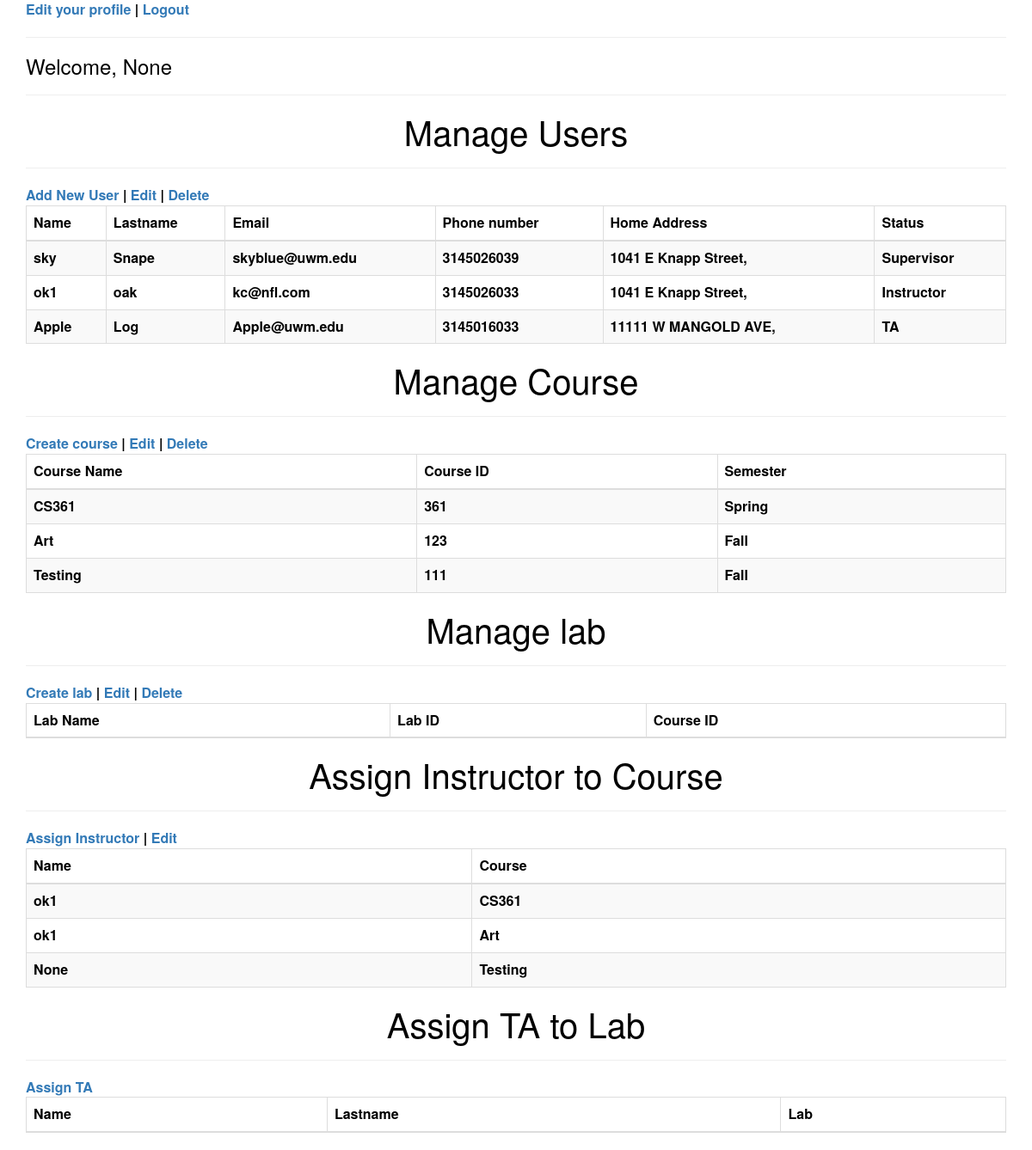
Page /supervisor/ on the earlier database version.
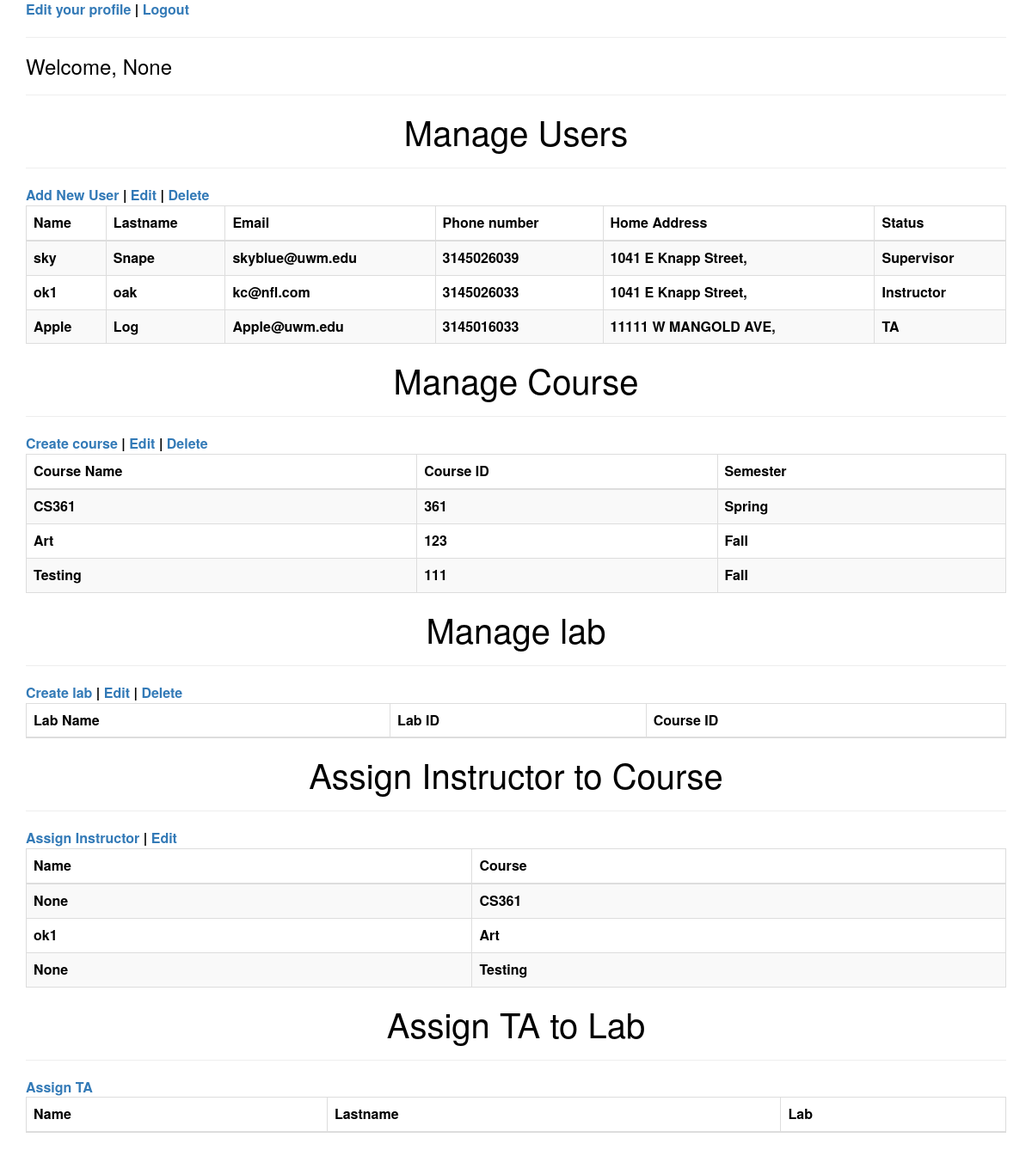
Same page on the later database version.
### TA_Scheduler/models.py (models this page shows)
class Course(models.Model):
    name = models.CharField(max_length=30)
    cId = models.IntegerField(null=True)
    semester = models.CharField(max_length=20, null=True)
    instructor_name = models.CharField(max_length=20, null=True)

### TA_Scheduler/views.py (the view)
# urls.py: path('supervisor/', AdminView.as_view(), name='supervisor'),
class AdminView(View):
    def get(self, request):
        return render(request, 'AdminP.html', {"accounts": Account.objects.all(),
                                               "courses": Course.objects.all(),
                                               "labs": Lab.objects.all(),
                                               "name": request.session.get("username")})

### templates/AdminP.html (shortened to what this page needs)
<!DOCTYPE html>
<html>
<head>
	<link rel="stylesheet" href="https://maxcdn.bootstrapcdn.com/bootstrap/3.3.5/css/bootstrap.min.css">
</head>
<body>
<div class="container">
	<a href="/edit_personal">Edit your profile</a> | <a href="/">Logout</a>
	<hr>
	<h3>Welcome, {{name}} </h3>
	<hr>
    <h4>Manage Users</h4>
	<hr>
	<a href="/newAccount">Add New User</a> | <a href="">Edit</a> | <a href="/delete_account">Delete</a>
	<table class="table class table-bordered table-striped table-hovered">
		<thead>
			<tr>
				<th>Name</th>
                <th>Lastname</th>
				<th>Email</th>
				<th>Phone number</th>
				<th>Home Address</th>
				<th>Status</th>
			</tr>
		</thead>
        <tbody>
            {%for user in accounts %}
            <tr>
				    <td>{{user.name}}</td>
				    <td>{{user.lastname }}</td>
				    <td>{{user.email}}</td>
				    <td>{{user.phone_number}}</td>
                    <td>{{user.home_address}}</td>
                    <td>{{user.status}}</td>
            </tr>
            {%endfor%}
        </tbody>
	</table>
    <h4>Manage Course</h4>
	<hr>
	<a href="/courses">Create course</a> | <a href="">Edit</a> | <a href="/delete_course">Delete</a>
	<table class="table class table-bordered table-striped table-hovered">
		<thead>
			<tr>
				<th>Course Name</th>
                <th>Course ID</th>
				<th>Semester</th>
			</tr>
		</thead>
		<tbody>
		{% for course in courses %}
			<tr>
                <td>{{course.name}}</td>
                <td>{{course.cId}}</td>
                <td>{{course.semester}}</td>
			</tr>
			{%endfor%}
		</tbody>
	</table>
    <h4>Manage lab</h4>
	<hr>
	<a href="/labs">Create lab</a> | <a href="">Edit</a> | <a href="">Delete</a>
	<table class="table class table-bordered table-striped table-hovered">
		<thead>
			<tr>
				<th>Lab Name</th>
                <th>Lab ID</th>
				<th>Course ID</th>
			</tr>
		</thead>
	</table>
    <h4>Assign Instructor to Course</h4>
	<hr>
	<a href="/assign_instructor_to_course">Assign Instructor</a> | <a href="">Edit</a>
	<table class="table class table-bordered table-striped table-hovered">
		<thead>
			<tr>
				<th>Name</th>
				<th>Course</th>
			</tr>
		</thead>
		<tbody>
		{% for course in courses %}
			<tr>
				<td>{{course.instructor_name}}</td>
				<td>{{course.name}}</td>
			</tr>
        {%endfor%}
		</tbody>
	</table>
    <h4>Assign TA to Lab</h4>
	<hr>
	<a href="/assign_ta_to_lab">Assign TA</a>
	<table class="table class table-bordered table-striped table-hovered">
		<thead>
			<tr>
				<th>Name</th>
                <th>Lastname</th>
				<th>Lab</th>
			</tr>
		</thead>
	</table>
</div>
</body>
</html>

Differences in the rows shown:
changed Course "CS361": instructor_name "ok1" → "None"
